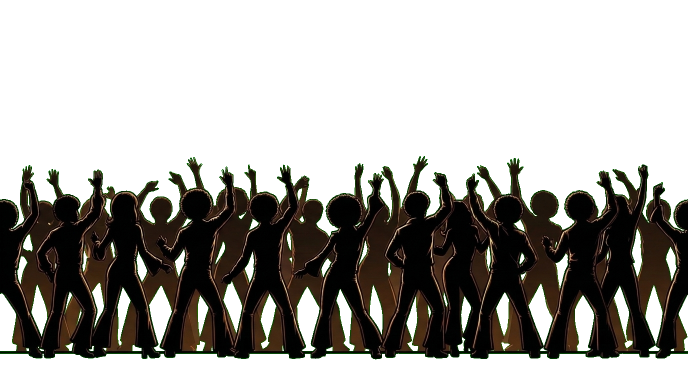
#> input picture images/funk-schnueffler-v1/assets/characters/club-crowd-silhouette.webp, 1376 x 768 px (shown at 1/2 size)
$ python -i prepare_assets.py   (imports and definitions only)
#> lines starting #> are read from the running program, lines starting #| are printed output that depends on the picture; after the words box and inside, x2 and y2 are one past the last pixel; in counts of white or black regions, pixels touching at a corner belong together
#> further down, picture is the input picture: PIL image 1376x768 RGBA; mean R, G, B, A 18.6, 160.2, 9.2, 98.4
"""Prepare the portable landing asset library without altering the source game.

Requires Pillow and ffmpeg/ffprobe already available on this workstation.
Run: python scripts/prepare_assets.py --source-repo PATH
"""
import argparse
import hashlib
import html
import json
import shutil
import subprocess
from pathlib import Path
from PIL import Image

ROOT = Path(__file__).resolve().parents[1]
DEFAULT_SOURCE = ROOT.parents[1] / 'detective-funk-schnüffler_-rare-groove-hustle'
ARTIST = 'DJ noziy neigbour aka Detektiv Funk Schnüffler'
PALETTE = {'paper': '#EEDDAD', 'ink': '#211F18', 'petrol': '#39756F', 'rust': '#C75A27', 'light-paper': '#F6E9C9'}
CURRENT_BACKGROUNDS = {'berlin-map-rough-v1', 'kreuzberg-street-rough-v1', 'scene-home-rough-v1', 'scene-otto-rough-v1', 'scene-fritte-rough-v1'}
STANDING = {'npc-otto-standing-v1', 'npc-arthur-standing-v1', 'npc-mona-standing-v1'}
PORTRAITS = {'npc-otto', 'npc-arthur', 'npc-mona'}
SPRITES = {'schnueffler-walk-sprites', 'schnueffler-dj-sprites'}
CURATED = CURRENT_BACKGROUNDS | STANDING | PORTRAITS | SPRITES | {'funk-schnueffler-logo', 'schnueffler-comic', 'schnueffler-dj'}

def sha(path):
    return hashlib.sha256(path.read_bytes()).hexdigest()

def relative(path):
    return path.relative_to(ROOT).as_posix()

# [12 lines left out: function record, not called in this run]

def sprite_info(image, cols=1, rows=1, standing=False):
    """Measure visible content per cell; bounds are cell-local, rect is atlas-global."""
#> called with cols = 1, rows = 1, standing = False
    alpha = image.convert('RGBA').getchannel('A')
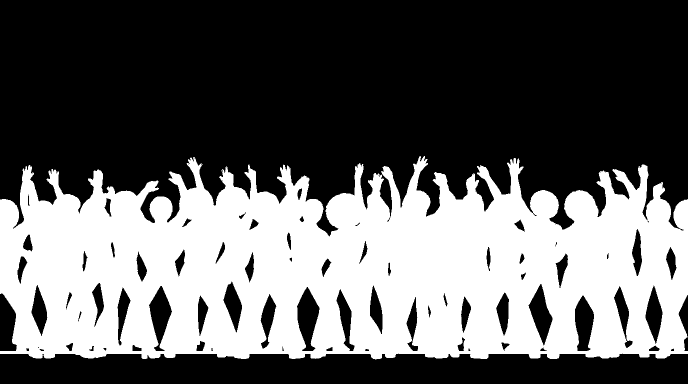
#> alpha: PIL image 1376x768 L (shown at 1/2 size); 38.6% white; 1 white region, box (x1, y1, x2, y2) and area: (0, 312, 1376, 719) 407815
    cells = []
    for row in range(rows):
        for col in range(cols):
            x0, y0 = round(col * image.width / cols), round(row * image.height / rows)
            x1, y1 = round((col + 1) * image.width / cols), round((row + 1) * image.height / rows)
            bounds = alpha.crop((x0, y0, x1, y1)).point(lambda value: 255 if value > 180 else 0).getbbox()
            if not bounds:
                raise ValueError('Empty alpha content in sprite cell')
            left, top, right, bottom = bounds
            px, py = (left + right) / 2, bottom
            width, height = x1 - x0, y1 - y0
            cells.append({'index': row * cols + col, 'rect': {'x': x0, 'y': y0, 'width': width, 'height': height},
                          'bounds': {'x': left, 'y': top, 'width': right - left, 'height': bottom - top},
                          'pivot': {'x': px, 'y': py}, 'pivotNormalized': {'x': round(px / width, 7), 'y': round(py / height, 7)},
                          'touchesCellEdge': left == 0 or top == 0 or right == width or bottom == height})
#> after the loop, cells = 1 item
    return {'grid': {'columns': cols, 'rows': rows}, 'alphaThreshold': 180,
            'coordinateSpace': 'rect: atlas pixels; bounds/pivot: cell-local pixels; pivotNormalized: cell fractions',
            'anchorMeaning': 'visible sole baseline' if standing else 'bottom-center of visible content; DJ poses are waist-up, not standing feet',
            'cells': cells,
            'warnings': ['Cell edges are rounded independently; do not assume uniform integer cell width.'] if image.width % cols else []}

# [9 lines left out: function kind_for, not called in this run]

def write_webp(image, output, lossless):
    output.parent.mkdir(parents=True, exist_ok=True)
    image.save(output, 'WEBP', lossless=lossless, quality=100 if lossless else 90, method=6, exact=True)

def probe(path):
    return json.loads(subprocess.check_output(['ffprobe', '-v', 'error', '-show_entries', 'format=duration:stream=codec_type,width,height,r_frame_rate', '-of', 'json', str(path)], text=True))

# [131 lines left out: functions main, create_gallery, not called in this run]

# [1 line not run here, left out]

>>> from PIL import Image
>>> picture = Image.open('../assets/characters/club-crowd-silhouette.webp')
>>> result = sprite_info(picture)
#> result = 6 items

$ run again, on images/funk-schnueffler-v1/assets/characters/npc-carla.webp
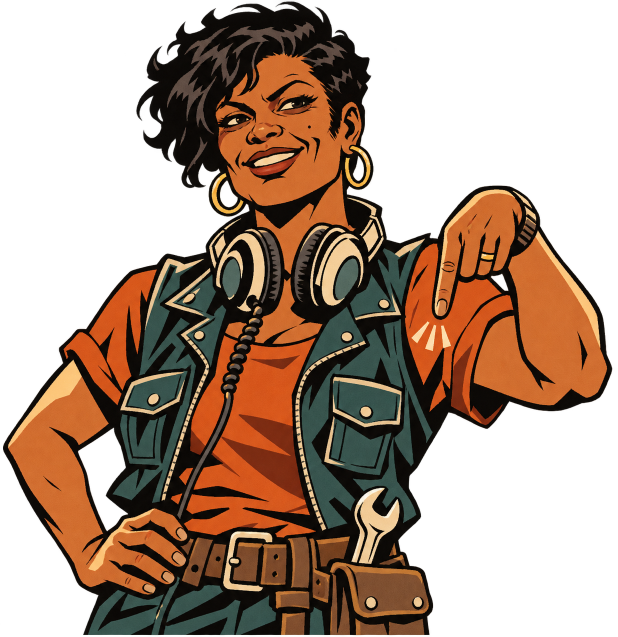
#> input picture images/funk-schnueffler-v1/assets/characters/npc-carla.webp, 1235 x 1274 px (shown at 1/2 size)
#> picture is the input picture: PIL image 1235x1274 RGBA; mean R, G, B, A 60, 37.4, 21.7, 137
#> in sprite_info, `alpha = image.convert('RGBA').getchannel('A')`:
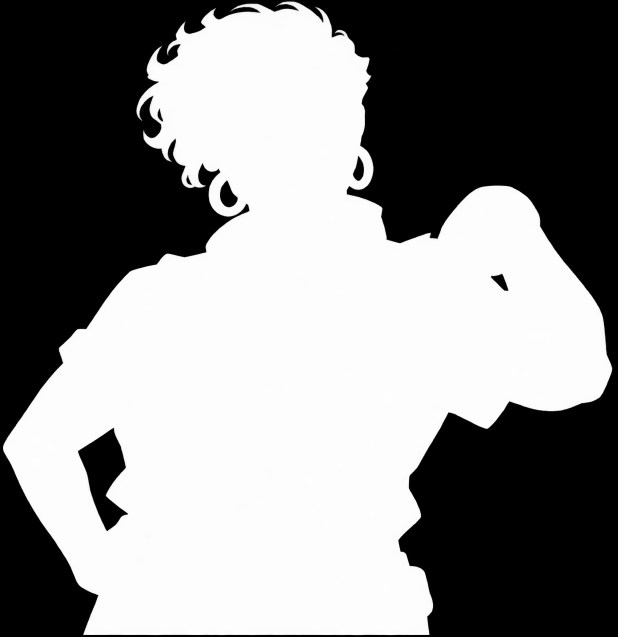
#> alpha: PIL image 1235x1274 L (shown at 1/2 size); min 0, max 255, mean 137
#> after the loop in sprite_info, `for row in range(rows):`: cells = 1 item
#> result = 6 items

$ run again, on images/funk-schnueffler-v1/assets/characters/npc-gerd.webp
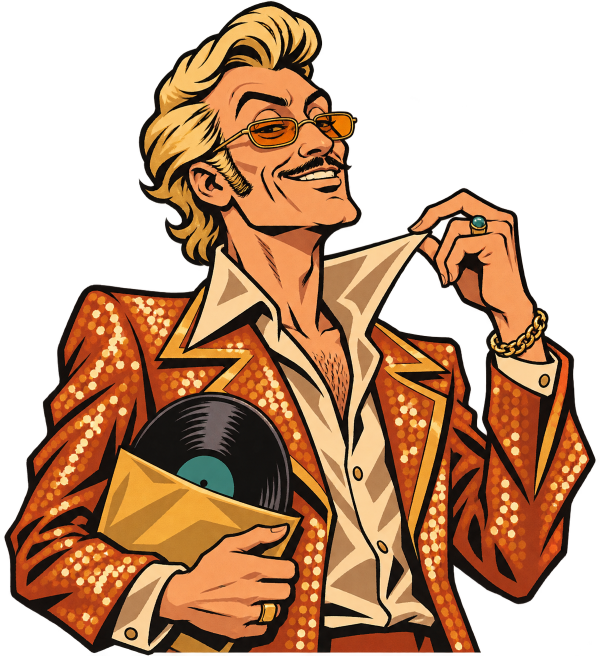
#> input picture images/funk-schnueffler-v1/assets/characters/npc-gerd.webp, 1199 x 1312 px (shown at 1/2 size)
#> picture is the input picture: PIL image 1199x1312 RGBA; mean R, G, B, A 96, 59.5, 32.6, 152.3
#> in sprite_info, `alpha = image.convert('RGBA').getchannel('A')`:
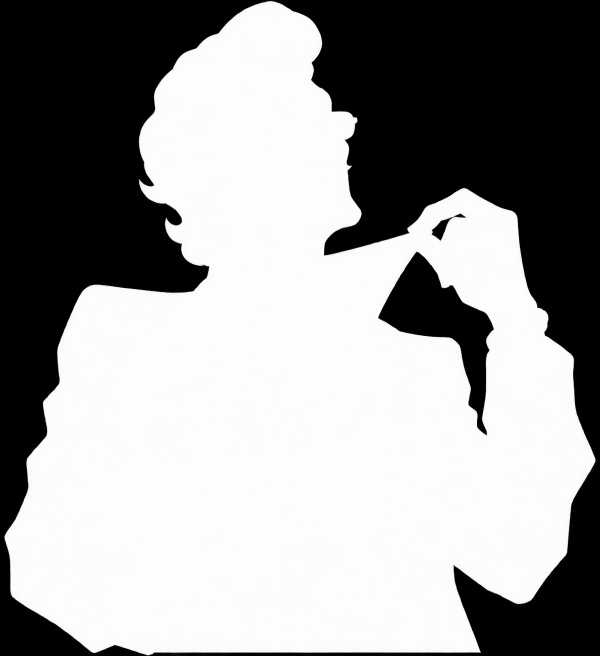
#> alpha: PIL image 1199x1312 L (shown at 1/2 size); min 0, max 255, mean 152.3
#> after the loop in sprite_info, `for row in range(rows):`: cells = 1 item
#> result = 6 items

$ run again, on images/funk-schnueffler-v1/assets/characters/npc-kapitaen.webp
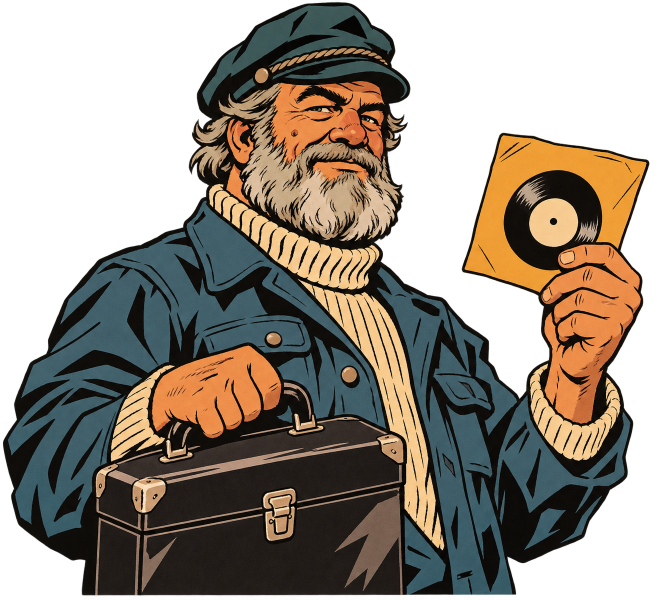
#> input picture images/funk-schnueffler-v1/assets/characters/npc-kapitaen.webp, 1312 x 1199 px (shown at 1/2 size)
#> picture is the input picture: PIL image 1312x1199 RGBA; mean R, G, B, A 59.8, 51.6, 40.4, 159
#> in sprite_info, `alpha = image.convert('RGBA').getchannel('A')`:
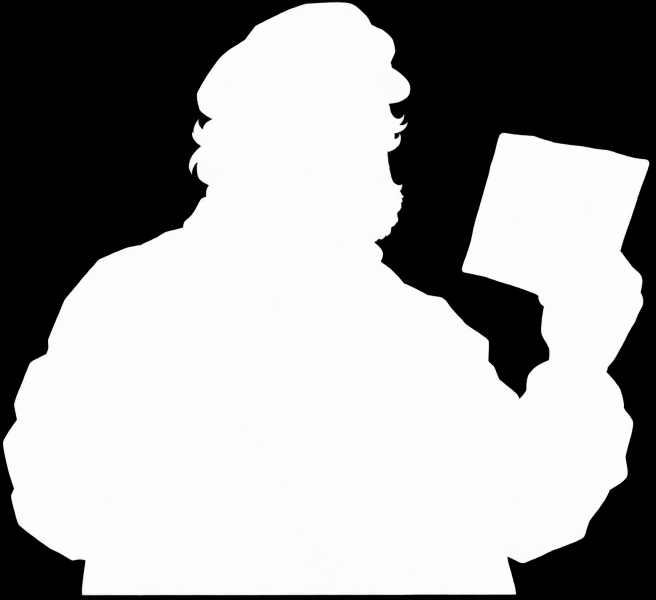
#> alpha: PIL image 1312x1199 L (shown at 1/2 size); min 0, max 255, mean 159
#> after the loop in sprite_info, `for row in range(rows):`: cells = 1 item
#> result = 6 items
